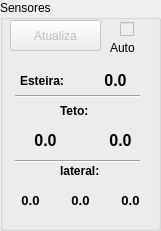
   <widget class="QGroupBox" name="groupBox_2">
    <property name="geometry">
     <rect>
      <x>630</x>
      <y>80</y>
      <width>161</width>
      <height>231</height>
     </rect>
    </property>
    <property name="font">
     <font>
      <weight>50</weight>
      <bold>false</bold>
     </font>
    </property>
    <property name="title">
     <string>Sensores</string>
    </property>
    <widget class="QPushButton" name="pushButton_serialAtualiza">
     <property name="enabled">
      <bool>false</bool>
     </property>
     <property name="geometry">
      <rect>
       <x>10</x>
       <y>20</y>
       <width>91</width>
       <height>31</height>
      </rect>
     </property>
     <property name="text">
      <string>Atualiza</string>
     </property>
    </widget>
    <widget class="QCheckBox" name="checkBox_serialAuto">
     <property name="enabled">
      <bool>false</bool>
     </property>
     <property name="geometry">
      <rect>
       <x>120</x>
       <y>20</y>
       <width>21</width>
       <height>18</height>
      </rect>
     </property>
     <property name="text">
      <string/>
     </property>
     <property name="checked">
      <bool>false</bool>
     </property>
    </widget>
    <widget class="QLabel" name="label_9">
     <property name="geometry">
      <rect>
       <x>110</x>
       <y>40</y>
       <width>31</width>
       <height>16</height>
      </rect>
     </property>
     <property name="text">
      <string>Auto</string>
     </property>
    </widget>
    <widget class="QLabel" name="label_36">
     <property name="geometry">
      <rect>
       <x>20</x>
       <y>70</y>
       <width>51</width>
       <height>21</height>
      </rect>
     </property>
     <property name="font">
      <font>
       <weight>75</weight>
       <bold>true</bold>
      </font>
     </property>
     <property name="text">
      <string>Esteira:</string>
     </property>
    </widget>
    <widget class="QLabel" name="sensor_esteira">
     <property name="geometry">
      <rect>
       <x>80</x>
       <y>70</y>
       <width>71</width>
       <height>21</height>
      </rect>
     </property>
     <property name="font">
      <font>
       <pointsize>12</pointsize>
       <weight>75</weight>
       <bold>true</bold>
      </font>
     </property>
     <property name="text">
      <string>0.0</string>
     </property>
     <property name="alignment">
      <set>Qt::AlignCenter</set>
     </property>
    </widget>
    <widget class="QLabel" name="label_38">
     <property name="geometry">
      <rect>
       <x>60</x>
       <y>100</y>
       <width>41</width>
       <height>21</height>
      </rect>
     </property>
     <property name="font">
      <font>
       <weight>75</weight>
       <bold>true</bold>
      </font>
     </property>
     <property name="text">
      <string>Teto:</string>
     </property>
    </widget>
    <widget class="QLabel" name="sensor_teto1">
     <property name="geometry">
      <rect>
       <x>10</x>
       <y>130</y>
       <width>71</width>
       <height>21</height>
      </rect>
     </property>
     <property name="font">
      <font>
       <pointsize>12</pointsize>
       <weight>75</weight>
       <bold>true</bold>
      </font>
     </property>
     <property name="text">
      <string>0.0</string>
     </property>
     <property name="alignment">
      <set>Qt::AlignCenter</set>
     </property>
    </widget>
    <widget class="QLabel" name="sensor_teto2">
     <property name="geometry">
      <rect>
       <x>90</x>
       <y>130</y>
       <width>61</width>
       <height>21</height>
      </rect>
     </property>
     <property name="font">
      <font>
       <pointsize>12</pointsize>
       <weight>75</weight>
       <bold>true</bold>
      </font>
     </property>
     <property name="text">
      <string>0.0</string>
     </property>
     <property name="alignment">
      <set>Qt::AlignCenter</set>
     </property>
    </widget>
    <widget class="QLabel" name="label_43">
     <property name="geometry">
      <rect>
       <x>60</x>
       <y>160</y>
       <width>41</width>
       <height>21</height>
      </rect>
     </property>
     <property name="font">
      <font>
       <weight>75</weight>
       <bold>true</bold>
      </font>
     </property>
     <property name="text">
      <string>lateral:</string>
     </property>
    </widget>
    <widget class="QLabel" name="sensor_lateral2">
     <property name="geometry">
      <rect>
       <x>60</x>
       <y>190</y>
       <width>41</width>
       <height>21</height>
      </rect>
     </property>
     <property name="font">
      <font>
       <pointsize>10</pointsize>
       <weight>75</weight>
       <bold>true</bold>
      </font>
     </property>
     <property name="text">
      <string>0.0</string>
     </property>
     <property name="alignment">
      <set>Qt::AlignCenter</set>
     </property>
    </widget>
    <widget class="QLabel" name="sensor_lateral1">
     <property name="geometry">
      <rect>
       <x>10</x>
       <y>190</y>
       <width>41</width>
       <height>21</height>
      </rect>
     </property>
     <property name="font">
      <font>
       <pointsize>10</pointsize>
       <weight>75</weight>
       <bold>true</bold>
      </font>
     </property>
     <property name="text">
      <string>0.0</string>
     </property>
     <property name="alignment">
      <set>Qt::AlignCenter</set>
     </property>
    </widget>
    <widget class="QLabel" name="sensor_lateral3">
     <property name="geometry">
      <rect>
       <x>110</x>
       <y>190</y>
       <width>41</width>
       <height>21</height>
      </rect>
     </property>
     <property name="font">
      <font>
       <pointsize>10</pointsize>
       <weight>75</weight>
       <bold>true</bold>
      </font>
     </property>
     <property name="text">
      <string>0.0</string>
     </property>
     <property name="alignment">
      <set>Qt::AlignCenter</set>
     </property>
    </widget>
    <widget class="Line" name="line">
     <property name="geometry">
      <rect>
       <x>15</x>
       <y>95</y>
       <width>125</width>
       <height>3</height>
      </rect>
     </property>
     <property name="orientation">
      <enum>Qt::Horizontal</enum>
     </property>
    </widget>
    <widget class="Line" name="line_2">
     <property name="geometry">
      <rect>
       <x>15</x>
       <y>160</y>
       <width>125</width>
       <height>3</height>
      </rect>
     </property>
     <property name="orientation">
      <enum>Qt::Horizontal</enum>
     </property>
    </widget>
   </widget>
